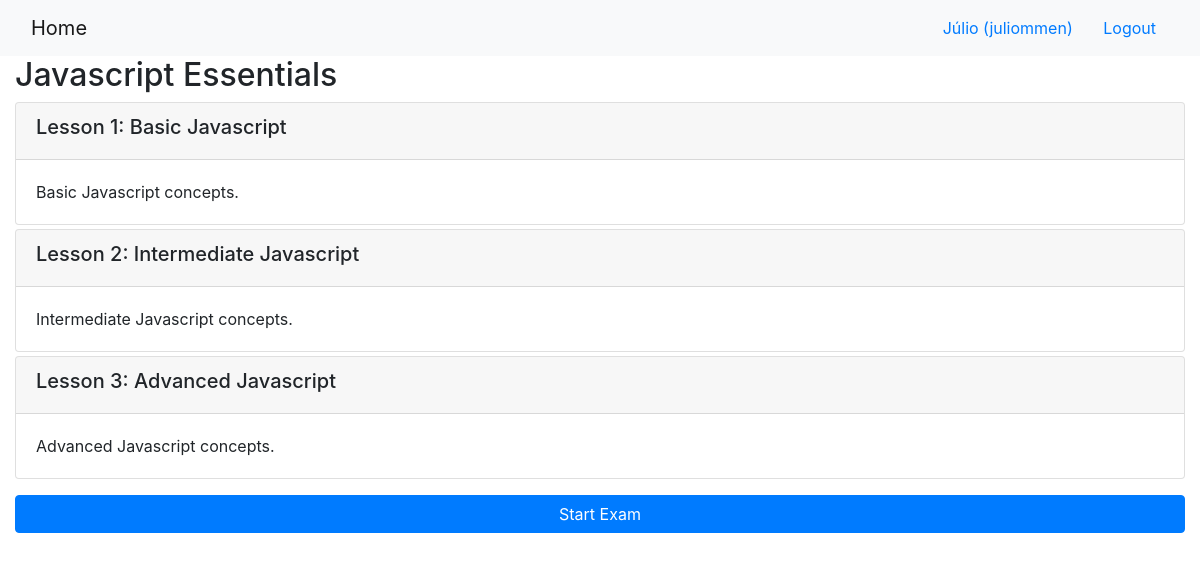
The app's page /onlinecourse/2/ (signed in) with its own data.
### onlinecourse/models.py (models this page shows, shortened)
class Course(models.Model):
    name = models.CharField(null=False, max_length=30, default='online course')
    image = models.ImageField(upload_to='course_images/')
    description = models.CharField(max_length=1000)
    pub_date = models.DateField(null=True)
    instructors = models.ManyToManyField(Instructor)
    users = models.ManyToManyField(settings.AUTH_USER_MODEL, through='Enrollment')
    total_enrollment = models.IntegerField(default=0)
    is_enrolled = False

class Lesson(models.Model):
    title = models.CharField(max_length=200, default="title")
    order = models.IntegerField(default=0)
    course = models.ForeignKey(Course, on_delete=models.CASCADE)
    content = models.TextField()

### onlinecourse/views.py (the view)
# urls.py: path('<int:pk>/', views.CourseDetailView.as_view(), name='course_details'),
class CourseDetailView(generic.DetailView):
    model = Course
    template_name = 'onlinecourse/course_detail_bootstrap.html'

### onlinecourse/templates/onlinecourse/course_detail_bootstrap.html (shortened to what this page needs)
<!DOCTYPE html>
<html lang="en">
<head>
     {% load static %}
    <link rel="stylesheet" href="https://maxcdn.bootstrapcdn.com/bootstrap/4.5.2/css/bootstrap.min.css">
</head>
<body>
    <nav class="navbar navbar-light bg-light">
        <div class="container-fluid">
            <div class="navbar-header">
                  <a class="navbar-brand" href="{% url 'onlinecourse:index' %}">Home</a>
            </div>
            <ul class="nav navbar-nav navbar-right">
                {% if user.is_authenticated %}
                <li>
                    <a class="btn btn-link" href="#">{{ user.first_name }} ({{ user.username }})</a>
                    <a class="btn btn-link" href="{% url 'onlinecourse:logout' %}">Logout</a>
                </li>
                {% endif %}
            </ul>
        </div>
    </nav>
    <div class="container-fluid">
            <h2>{{ course.name }}</h2>
            <div class="card-columns-vertical">
                {% for lesson in course.lesson_set.all %}
                    <div class="card mt-1">
                        <div class="card-header"><h5>Lesson {{lesson.order|add:1}}: {{lesson.title}}</h5></div>
                        <div class="card-body">{{lesson.content}}</div>
                    </div>
                {% endfor %}
            </div>
            {% if user.is_authenticated %}
            <button class="btn btn-primary btn-block mt-3 mb-3" type="button" data-toggle="collapse" data-target="#collapseExample" aria-expanded="false" aria-controls="collapseExample">
                Start Exam
            </button>
            {% endif %}
    </div>
</body>
</html>

### records on screen
Course: name "Javascript Essentials"
Lesson: order|add "1", title "Basic Javascript", content "Basic Javascript concepts."
Lesson: order|add "2", title "Intermediate Javascript", content "Intermediate Javascript concepts."
Lesson: order|add "3", title "Advanced Javascript", content "Advanced Javascript concepts."

### other values on screen
{{ user.first_name }} "Júlio"
{{ user.username }} "juliommen"
